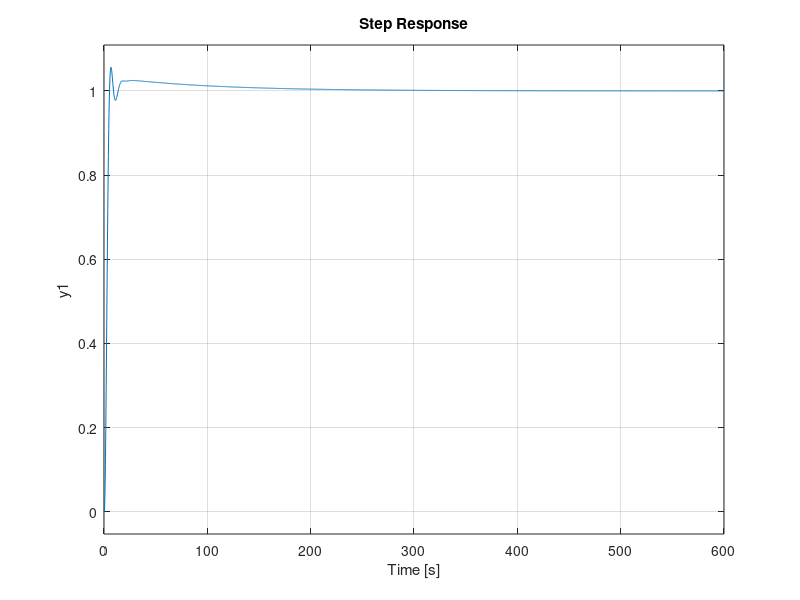
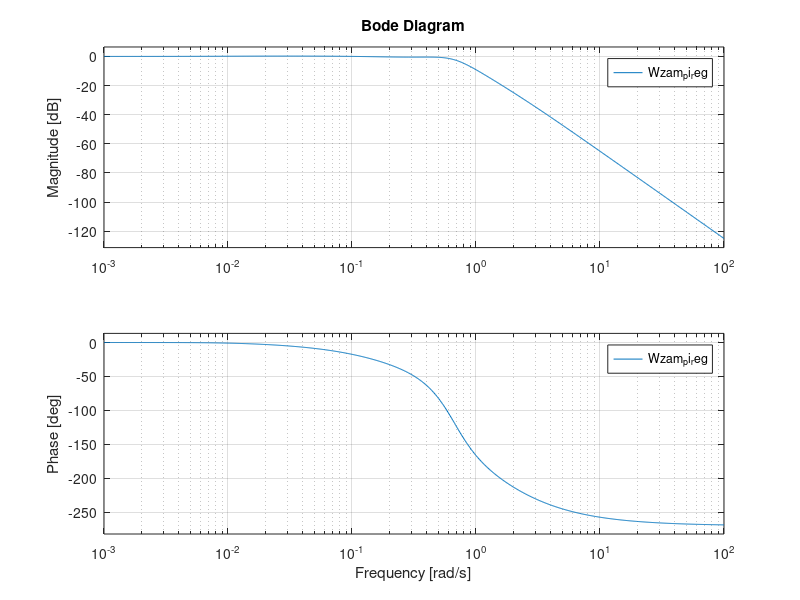
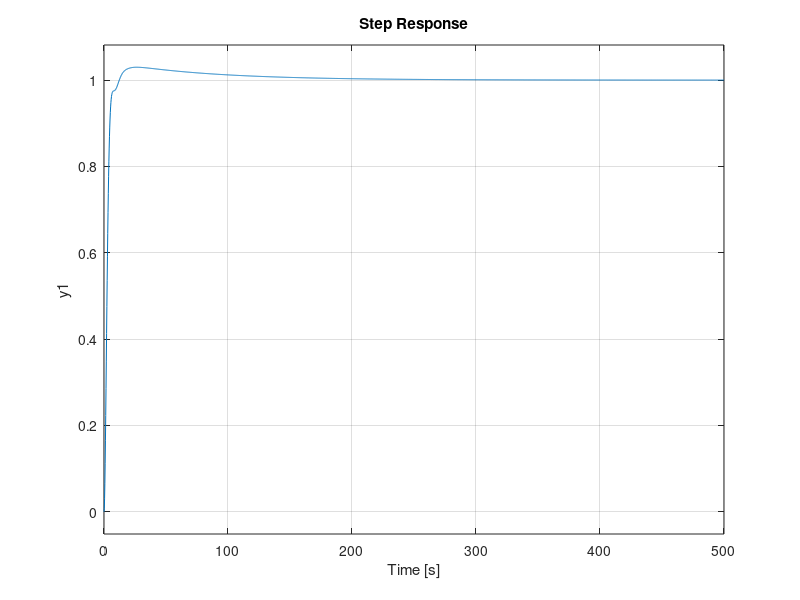
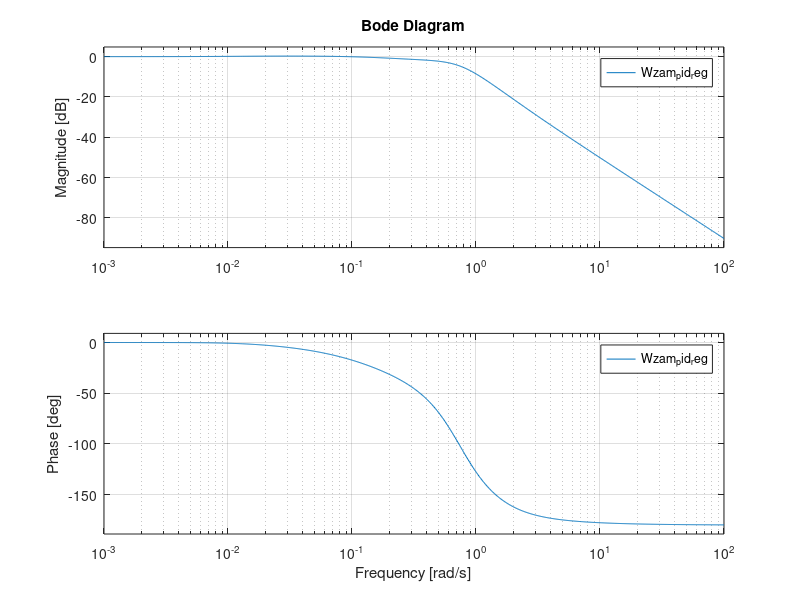

The MATLAB source for these figures, in order:
clear
clc
close all 

k0 = 5;
k1 = 0.4;
k2 = 1;
k3 = 0.8;   %0.8 ПИ
k4 = 0.2;
k5 = 1;

T0 = 2;
T2 = 1;
T3 = 100;    %100 ПИ
T4 = 1;

t0 = 20;
t2 = 3.5;
t3 = 0.55;   %055 ПИ

W0 = tf(k0, [T0 1]);
W1 = tf (k1);
W2 = tf ([(k2*t2) k2],[T2 1]);
W3_pi = tf ([(k3*T3) k3],[T3 0]);
W3_pid = tf ([(k3*t3*T3) (k3*T3) 1],[T3 0]);
W4 = tf (k4, [T4 1 0]);
W5 = tf (k5);

Wraz = W0 * W1 * W2 * W4 * W5
Wzam = tf([1.4 0.4],[2 5 4 2.4 0.4]);

matrix_gurvits = [5   2.4 0   0 
                  2   4   0.4 0 
                  0   5   2.4 0
                  0   0   4   0.4];
               
minor1 = 5;
minor2 = 5*4-2.4*2;
minor3 = minor2 * 2.4;
minor4 = minor3 * 0.4; % больше нуля значит устойчивая замкнутая система

% bode(Wraz)
% figure
%  step(Wzam)



% ПФ по ошибке
Wmist = 1 / (1+Wraz); % предел по оишбке равен 0

kf = 0.25;
Tf = 0.8; % как определить ?
Wf = tf(kf, [Tf 1]);
Wvozm = Wf/(1+Wraz); % предел по ошибке равен 0


% ПИ и ПИД регуляторы

Wraz_pi_reg = W0 * W1 * W2 * W3_pi * W4 * W5;
Wzam_pi_reg = Wraz_pi_reg / (1 + Wraz_pi_reg);
% Wzam_pi_reg = tf([70 21.4 0.4],[1400 39420 39170 16150 2458 63 0.4]);

figure
title('ПХ замкнутой системы с ПИ-регулятором');
step(Wzam_pi_reg);
figure
title('ЛЧХ замкнутой системы с ПИ-регулятором');
bode(Wzam_pi_reg);

Wraz_pid_reg = W0 * W1 * W2 * W3_pid * W4 * W5
Wzam_pid_reg = Wraz_pid_reg / (1 + Wraz_pid_reg);
% Wzam_pid_reg = tf([5600 1670 21.4 0.4],[1120000 3134000 3079280 1238780 175760 2300 40 0 0]); %найти

figure
title('ПХ замкнутой системы с ПИД-регулятором');
step(Wzam_pid_reg);
figure
title('ЛЧХ замкнутой системы с ПИД-регулятором');
bode(Wzam_pid_reg);

% figure

% hold on
%     step(Wzam_pi_reg);
%     step(Wzam_pid_reg);
%     step(Wzam);
%     legend('pi', 'pid', 'zam')
% hold off
